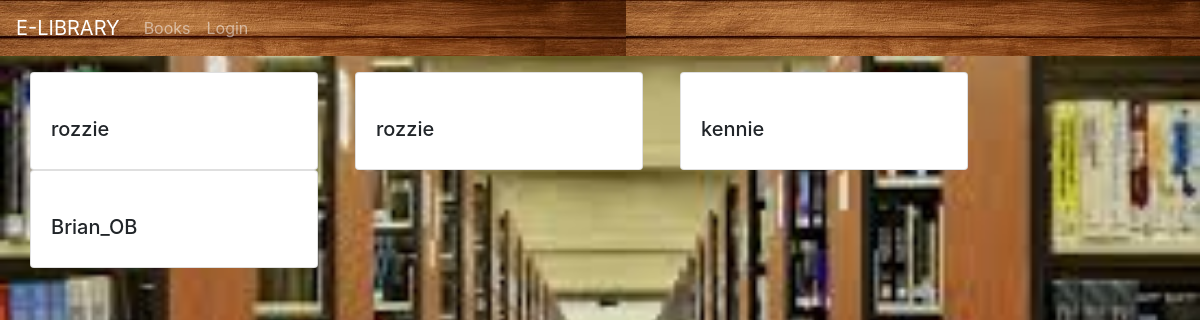
Screenshot of /library/borrowed with the database file from the repository.
### library/models.py (models this page shows, shortened)
class BorrowedBook(models.Model):
    user = models.ForeignKey(settings.AUTH_USER_MODEL,
                             on_delete=models.CASCADE)
    book = models.ForeignKey(Book, on_delete= models.CASCADE)

### library/views.py (the view)
# urls.py: path('borrowed', views.borrowed_list, name ='borrowed_list'),
def borrowed_list(request):
    books_borrowed = BorrowedBook.objects.all()
    return render(request,'catalog/result.html', locals())

### library/models.py (called while the page is built)
    def __str__(self):
        return self.title

### library/templates/catalog/result.html (shortened to what this page needs)
{% extends 'catalog/base_generic.html' %}
{% block content %}
{% if books_borrowed %}
<div class="row">
    {% for book in books_borrowed %}
    <div class="col">
        <div class="card" style="width: 18rem;">
            <div class="card-body">
                <h class="card-title">
                    <a href="{{ book.get_absolute_url }}">{{ book.book }}</a></h>
                <h5> {{book.user}}</h5>
            </div>
        </div>
    </div>
    {% endfor %}
</div>
{% endif %}
{% endblock %}

### rows the page displays
BorrowedBook: user "rozzie"
BorrowedBook: user "rozzie"
BorrowedBook: user "kennie"
BorrowedBook: user "Brian_OB"
